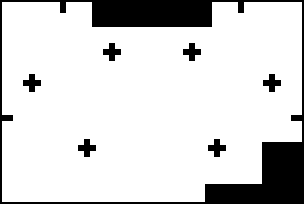
#> input picture eurobot_navigation/map/field.pgm, 304 x 204 px
$ python -i PlanRecognition.py   (imports and definitions only)   (older library calls are emulated)
#> lines starting #> are read from the running program, lines starting #| are printed output that depends on the picture; after the words box and inside, x2 and y2 are one past the last pixel; in counts of white or black regions, pixels touching at a corner belong together
#> further down, picture is the input picture: shape (204, 304, 3); 84.2% white; 7 black regions, largest, box (x1, y1, x2, y2) and area: (0, 0, 304, 204) 8706, (103, 43, 121, 61) 180, (183, 43, 201, 61) 180
import cv2
import numpy as np
import skimage.color
import skimage.exposure
import skimage.segmentation
import skimage.future
import skimage.filters
import itertools


def permutations(array, n=None, perm=None):
    if perm is None:
        perm = []
    if n is None:
        n = len(array)
    if n == 0:
        yield perm
    else:
        for i in range(len(array)):
            for x in permutations(array[:i] + array[i + 1:], n - 1, perm + [array[i]]):
                yield x


def all_plans():
    for x in permutations(list(range(5)), 3):
        yield x


PLANS = list(all_plans())
# COLORS = np.array([[0, 124, 176], [208, 93, 40], [14, 14, 16], [97, 153, 59],
#                    [247, 181, 0]], dtype=np.uint8)

COLORS = np.array([[0, 123, 176], [208, 90, 40], [28, 28, 32], [96, 153, 59], [247, 181, 0]], dtype=np.uint8)
HSV_COLORS = cv2.cvtColor(np.array([COLORS]), cv2.COLOR_RGB2HSV)[0]

LABELS = ['blue', 'orange', 'black', 'green', 'yellow']
STEP = 10


def img_transformation(img, c=-0.5, **kwargs):
    # [15 lines of commented-out code are left out]

#> called with c = -0.5
    output_img = (skimage.filters.gaussian(img, 2) * 255).astype(np.uint8)
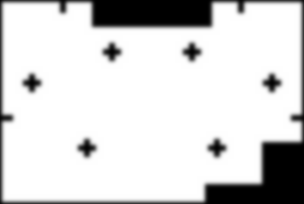
#> output_img: shape (204, 304, 3); min 0, max 255, mean 214.1
    return output_img


# [24 lines left out: function _weight_mean_color, not called in this run]


def merge_mean_color(graph, src, dst):
    """Callback called before merging two nodes of a mean color distance graph.

    This method computes the mean color of `dst`.

    Parameters
    ----------
    graph : RAG
        The graph under consideration.
    src, dst : int
        The vertices in `graph` to be merged.
    """
    graph.node[dst]['total color'] += graph.node[src]['total color']
    graph.node[dst]['pixel count'] += graph.node[src]['pixel count']
    graph.node[dst]['mean color'] = (graph.node[dst]['total color'] /
                                     graph.node[dst]['pixel count'])


def rag(input_img, **kwargs):
    thresh = kwargs.pop("thresh", 20)
    compactness = kwargs.pop("compactness", 10)

    # [5 lines of commented-out code are left out]

    h, w = input_img.shape[0:2]
#> h = 204; w = 304
    labels = skimage.segmentation.slic(input_img, compactness=compactness, n_segments=h * w // 50)
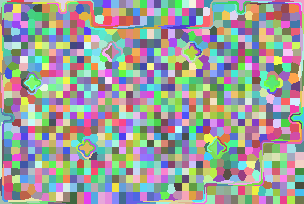
#> labels: shape (204, 304) int64; 1155 distinct labels, from 1 to 1155; one colour per label, 0 black

    g = skimage.future.graph.rag_mean_color(input_img, labels)

    labels2 = skimage.future.graph.merge_hierarchical(labels, g, thresh=thresh, rag_copy=False,
                                                      in_place_merge=True,
                                                      merge_func=merge_mean_color,
                                                      weight_func=_weight_mean_color)
    rag_img = skimage.color.label2rgb(labels2, input_img, kind='avg')
    # [4 lines of commented-out code are left out]
    return rag_img, labels2


# [38 lines left out: functions get_distances_skimage, determ_color, find_colors, not called in this run]


def find_colors_geom(img, k1=1, k2=1, kr=1, **kwargs):
    img = img_transformation(img, **kwargs)

    labels = rag(img, **kwargs)[1]
    n = np.max(labels) + 1
    xc = np.zeros(n)
    yc = np.zeros(n)
    xr = np.zeros(n)
    yr = np.zeros(n)

    h, w = labels.shape[0:2]
    x = np.arange(w)
    y = np.arange(h)

    for i in range(n):
        m = np.count_nonzero(labels == i)
        xc[i] = np.sum(x[np.newaxis, :] * (labels == i)) / m
        yc[i] = np.sum(y[:, np.newaxis] * (labels == i)) / m

        xr[i] = (np.sum(((x[np.newaxis, :] - xc[i]) * (labels == i)) ** 2) / m) ** 0.5
        yr[i] = (np.sum(((y[:, np.newaxis] - yc[i]) * (labels == i)) ** 2) / m) ** 0.5

    r = STEP / np.sqrt(3) / kr
    cost_function = np.zeros((n, n, n))
    for i, j, k in itertools.product(range(n), range(n), range(n)):
        if (i != j) and (j != k) and (k != i) and (xc[k] >= xc[j]) and (xc[j] >= xc[i]):
            cost_function[i, j, k] = \
                k1 * ((xr[i] - r) ** 2 + (yr[i] - r) ** 2 + (xr[j] - r) ** 2 + (yr[j] - r) ** 2 + (xr[k] - r) ** 2 + (
                        yr[k] - r) ** 2) + \
                k2 * ((yc[i] - yc[j]) ** 2 + (xc[j] - xc[i] - STEP * 2) ** 2 + (yc[j] - yc[k]) ** 2 + (
                        xc[k] - xc[j] - STEP * 2) ** 2 + (yc[k] - yc[i]) ** 2 + (xc[k] - xc[i] - STEP * 4) ** 2)
        else:
            cost_function[i, j, k] = np.inf

    ind = np.unravel_index(np.argmin(cost_function), (n, n, n))

    # print(xc[list(ind)])
    # print(yc[list(ind)])
    best_plan = [0, 0, 0]
    colors = np.zeros((3, 3), dtype=np.uint8)
    for j, i in enumerate(ind):
        m = np.count_nonzero(labels == i)
        colors[j] = np.sum(np.sum(img.astype(np.float32) * (labels == i)[:, :, np.newaxis], axis=0), axis=0) / m
        best_plan[j] = determ_color(colors[j], **kwargs)

    return best_plan, colors, [xc[list(ind)], yc[list(ind)]]

>>> import cv2
>>> picture = cv2.cvtColor(cv2.imread('../../../eurobot_navigation/map/field.pgm'), cv2.COLOR_BGR2RGB)
#> (the run stopped early here; a loop or call above may not have finished)
